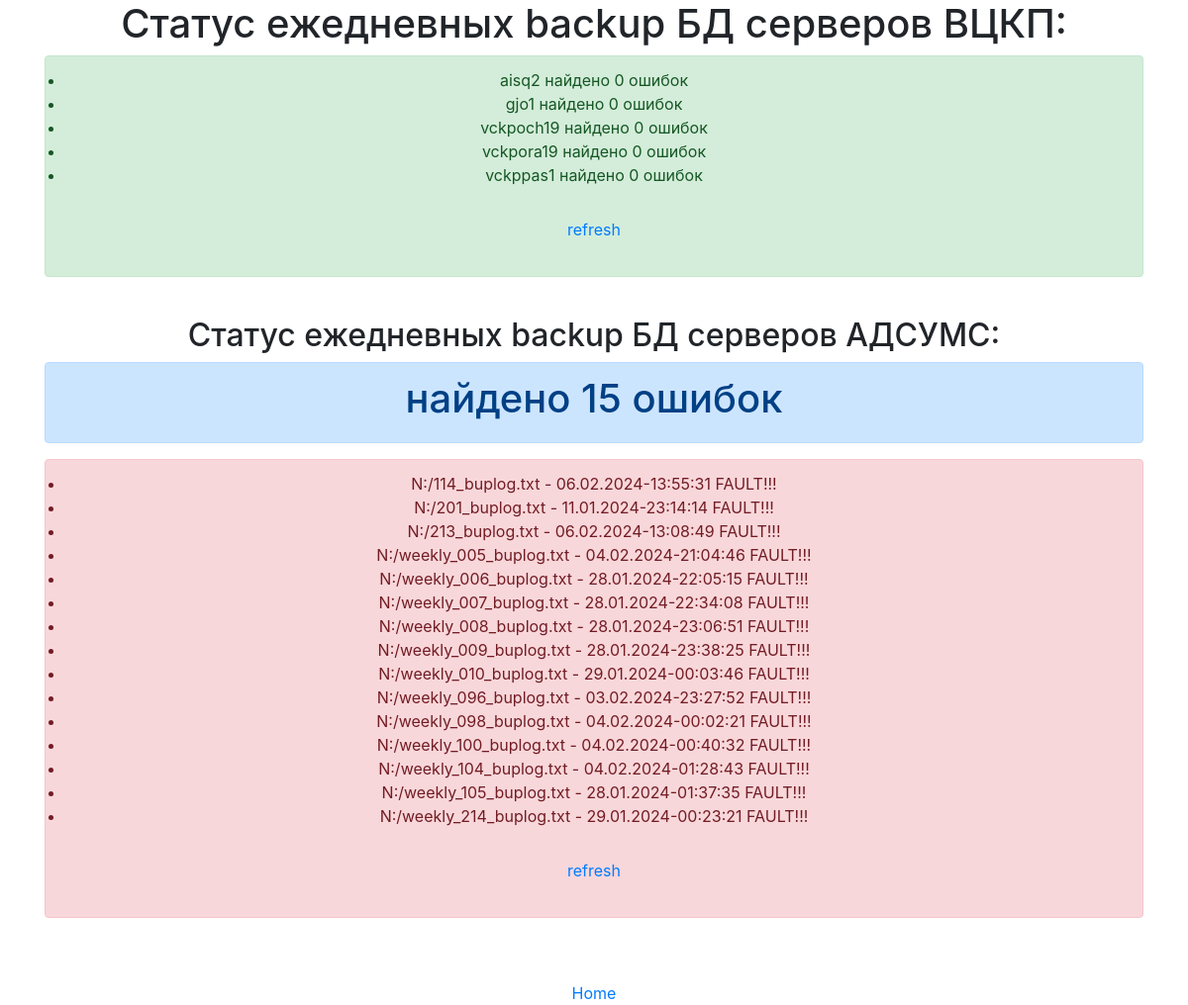
The page /backupapp/ on the database its author committed.
### backupapp/models.py (models this page shows)
class backup(models.Model):
    backup_status = models.TextField()
    system_name = models.TextField()
    request_d = models.TextField()
    backup_type = models.TextField()

### backupapp/views.py (the view)
# urls.py: path('backupapp/', backupView, name = 'backupView'),
def backupView(request):
    all_backup_items_vckp = backup.objects.all().filter(system_name = 'ВЦКП')
    all_backup_items_adsums = backup.objects.all().filter(system_name = 'АДСУМС')
    backup_error_count_adsums = backup.objects.all().filter(system_name = 'АДСУМС').count()
    return render(request,'backup/backupstatus.html', {'all_items_vckp':all_backup_items_vckp, 'all_items_adsums':all_backup_items_adsums, 'error_count_adsums':backup_error_count_adsums})

### templates/backup/backupstatus.html (shortened to what this page needs)
<link rel="stylesheet" href="https://cdn.jsdelivr.net/npm/bootstrap@4.6.2/dist/css/bootstrap.min.css">
<div class="container text-center">
<h1>Статус ежедневных backup БД серверов ВЦКП:</h1>
<ul class="alert alert-success">
    {% for i in all_items_vckp %}
    <li>{{i.backup_status}}
    </li>
    {% endfor %}
    <br>
    <form action="/addBackupItem/" method = "post">{% csrf_token %}
          <input type="submit"  class="btn btn-link" value="refresh">
    </form>
</ul>
<br>
<h2>Статус ежедневных backup БД серверов АДСУМС:</h2>
 <div class="alert alert-primary" role="alert">
   <h1>найдено {{error_count_adsums}} ошибок </h1>
 </div>
<ul class="alert alert-danger">
    {% for i in all_items_adsums %}
    <li>{{i.backup_status}}
    </li>
    {% endfor %}
    <br>
    <form action="/addBackupItemADSUMS/" method = "post">{% csrf_token %}
          <input type="submit"  class="btn btn-link" value="refresh">
    </form>
</ul>
<br>
<br>
<a href="{% url 'home' %}"> Home </a>
</div>

### rows shown on the page
backup: backup_status "aisq2 найдено 0 ошибок"
backup: backup_status "gjo1 найдено 0 ошибок"
backup: backup_status "vckpoch19 найдено 0 ошибок"
backup: backup_status "vckpora19 найдено 0 ошибок"
backup: backup_status "vckppas1 найдено 0 ошибок"
backup: backup_status "N:/114_buplog.txt - 06.02.2024-13:55:31 FAULT!!!"
backup: backup_status "N:/201_buplog.txt - 11.01.2024-23:14:14 FAULT!!!"
backup: backup_status "N:/213_buplog.txt - 06.02.2024-13:08:49 FAULT!!!"
backup: backup_status "N:/weekly_005_buplog.txt - 04.02.2024-21:04:46 FAULT!!!"
backup: backup_status "N:/weekly_006_buplog.txt - 28.01.2024-22:05:15 FAULT!!!"
backup: backup_status "N:/weekly_007_buplog.txt - 28.01.2024-22:34:08 FAULT!!!"
backup: backup_status "N:/weekly_008_buplog.txt - 28.01.2024-23:06:51 FAULT!!!"
backup: backup_status "N:/weekly_009_buplog.txt - 28.01.2024-23:38:25 FAULT!!!"
backup: backup_status "N:/weekly_010_buplog.txt - 29.01.2024-00:03:46 FAULT!!!"
backup: backup_status "N:/weekly_096_buplog.txt - 03.02.2024-23:27:52 FAULT!!!"
backup: backup_status "N:/weekly_098_buplog.txt - 04.02.2024-00:02:21 FAULT!!!"
backup: backup_status "N:/weekly_100_buplog.txt - 04.02.2024-00:40:32 FAULT!!!"
backup: backup_status "N:/weekly_104_buplog.txt - 04.02.2024-01:28:43 FAULT!!!"
backup: backup_status "N:/weekly_105_buplog.txt - 28.01.2024-01:37:35 FAULT!!!"
backup: backup_status "N:/weekly_214_buplog.txt - 29.01.2024-00:23:21 FAULT!!!"

### other values the page prints
{{ error_count_adsums }} "15"
